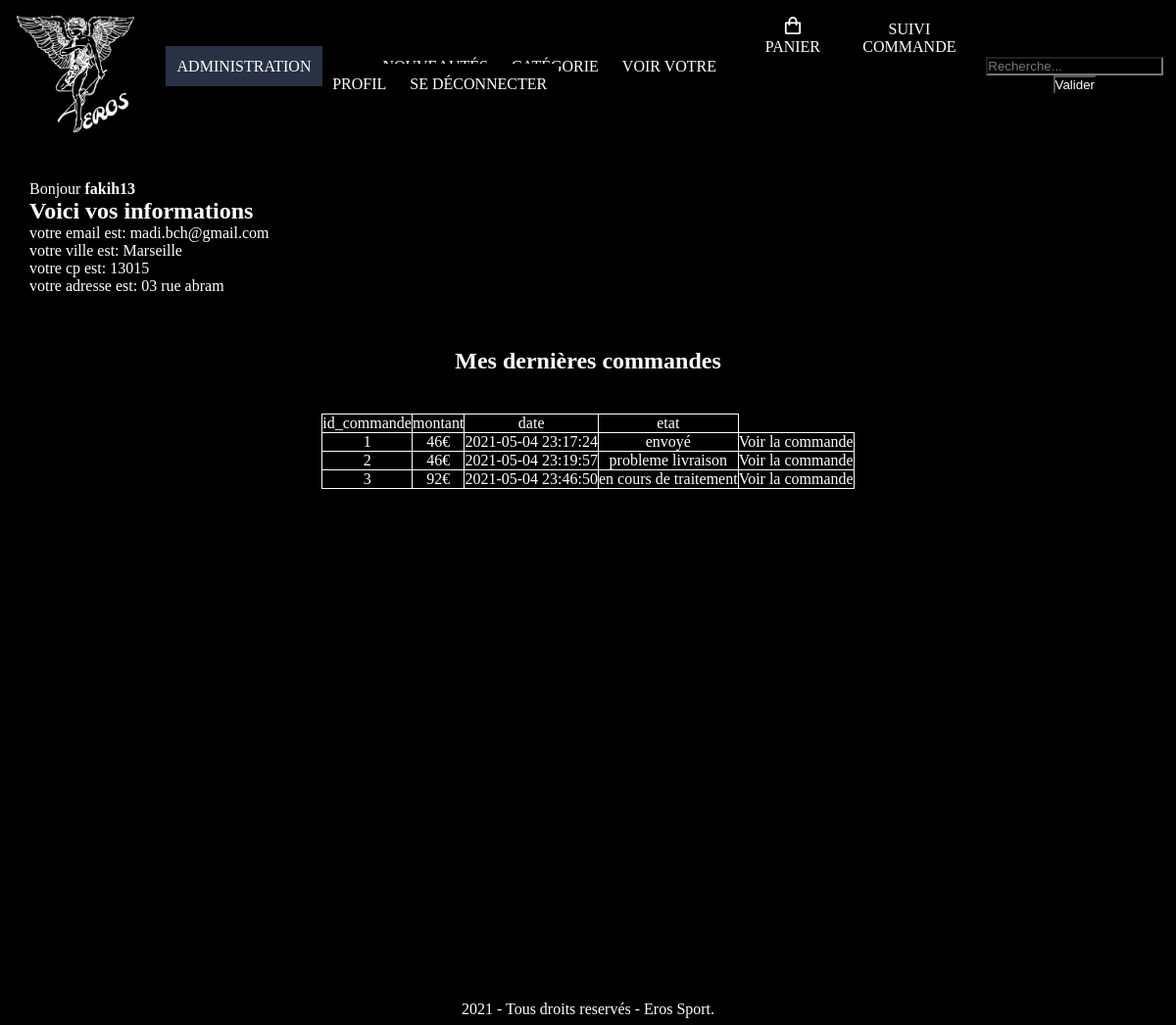
Screenshot of /profil.php (signed in) with the database file from the repository.
### tables this page shows
CREATE TABLE IF NOT EXISTS `commande` (
  `id_commande` int(3) NOT NULL AUTO_INCREMENT,
  `id_membre` int(3) DEFAULT NULL,
  `montant` int(3) NOT NULL,
  `date_enregistrement` datetime NOT NULL,
  `id_etat` int(11) NOT NULL DEFAULT '1',
  PRIMARY KEY (`id_commande`),
  KEY `id_etat` (`id_etat`)
);

CREATE TABLE IF NOT EXISTS `etat_commande` (
  `id_etat` int(11) NOT NULL AUTO_INCREMENT,
  `etat` varchar(255) NOT NULL,
  PRIMARY KEY (`id_etat`)
);

### inc/fonction.inc.php (called while the page is built, shortened)
<?php
function executeRequete($req)
{
    global $mysqli;
    $resultat = $mysqli->query($req);
    return $resultat;
}
?>

### public/profil.php (the view, shortened to what this page needs)
<?php
$id_membre = (int)$_SESSION['membre']['id_membre'];
$mesCommandes = executeRequete("SELECT * FROM commande INNER JOIN etat_commande ON commande.id_etat = etat_commande.id_etat WHERE id_membre = $id_membre");
require_once("../inc/haut.inc.php");?>
<p class="centre">Bonjour <strong><?php echo $_SESSION['membre']['pseudo']?></strong></p>
<div class="cadre">
    <h2> Voici vos informations </h2>
    <p> votre email est: <?php echo $_SESSION['membre']['email']?></p>
    <p>votre ville est: <?php echo $_SESSION['membre']['ville']?></p>
    <p>votre cp est: <?php echo $_SESSION['membre']['code_postal']?></p>
    <p>votre adresse est: <?php echo $_SESSION['membre']['adresse']?></p>
</div>
<br><br><br>
<div>
    <h2 class="last_order">Mes dernières commandes</h2>
    <?php if($mesCommandes->num_rows == 0)
    {?>
    <h2 class="last_order">Pas de commande passez sur le site faites votre première commande</h2>
    <a href="new.php" class="voir_new">Voir les nouveautés</a>
    <?php }
    else{
    ?>
    <div>
    <table class="gestion_commande">
    <tr>
        <td>id_commande</td>
        <td>montant</td>
        <td>date</td>
        <td>etat</td>
    </tr>
    <?php
    while ($c = $mesCommandes->fetch_assoc()) {
    ?>
    <tr>
        <td><?= $c['id_commande']?></td>
        <td><?=$c['montant']?>€</td>
        <td><?=$c['date_enregistrement']?></td>
        <td><?=$c['etat']?></td>
        <td><a href="historique_commande.php?id_commande=<?php echo $c['id_commande']?>">Voir la commande</a></td>
    </tr>
    <?php }
    ?>
    </table>
    <?php } ?>
</div>
<?php require_once("../inc/bas.inc.php");
?>

### inc/css/style.css (style rules this page uses)
* { margin: 0; padding:0; background-color: black; color: white; }
a { text-decoration: none; color: rgb(255, 255, 255); }

### inc/css/body.css (style rules this page uses)
.gestion_commande { margin: auto; border-collapse: collapse; }
.gestion_commande tr { text-align: center; border-bottom: 1px solid white; }
.gestion_commande td { text-align: center; border: 1px solid white; }
.last_order { text-align: center; margin-bottom: 5vh; }

### rows the page displays
commande: id_commande "1", montant "46", date_enregistrement "2021-05-04 23:17:24", id_etat.etat "envoyé"
commande: id_commande "2", montant "46", date_enregistrement "2021-05-04 23:19:57", id_etat.etat "probleme livraison"
commande: id_commande "3", montant "92", date_enregistrement "2021-05-04 23:46:50", id_etat.etat "en cours de traitement"

### other values shown
$_SESSION['membre']['pseudo'] "fakih13"
$_SESSION['membre']['email'] "madi.bch@gmail.com"
$_SESSION['membre']['ville'] "Marseille"
$_SESSION['membre']['code_postal'] "13015"
$_SESSION['membre']['adresse'] "03 rue abram"
